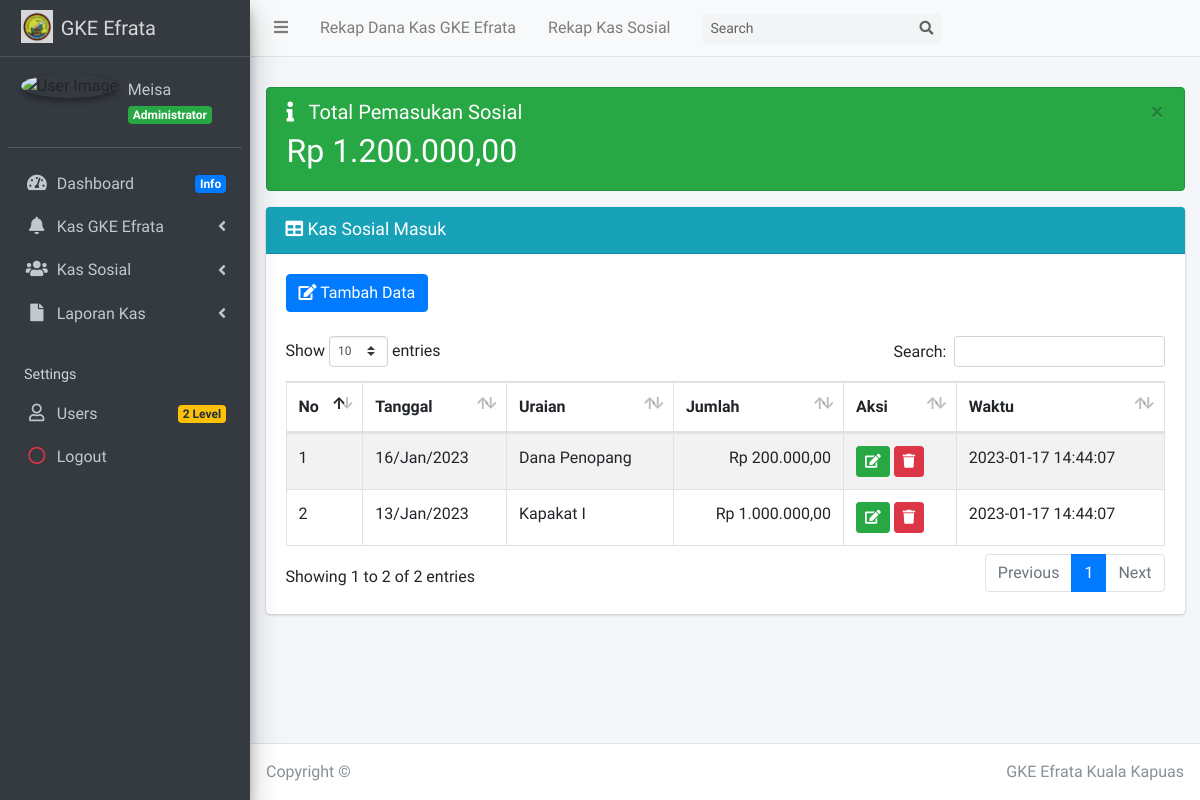
The page /?page=i_data_ks (signed in) on the database as committed earlier.
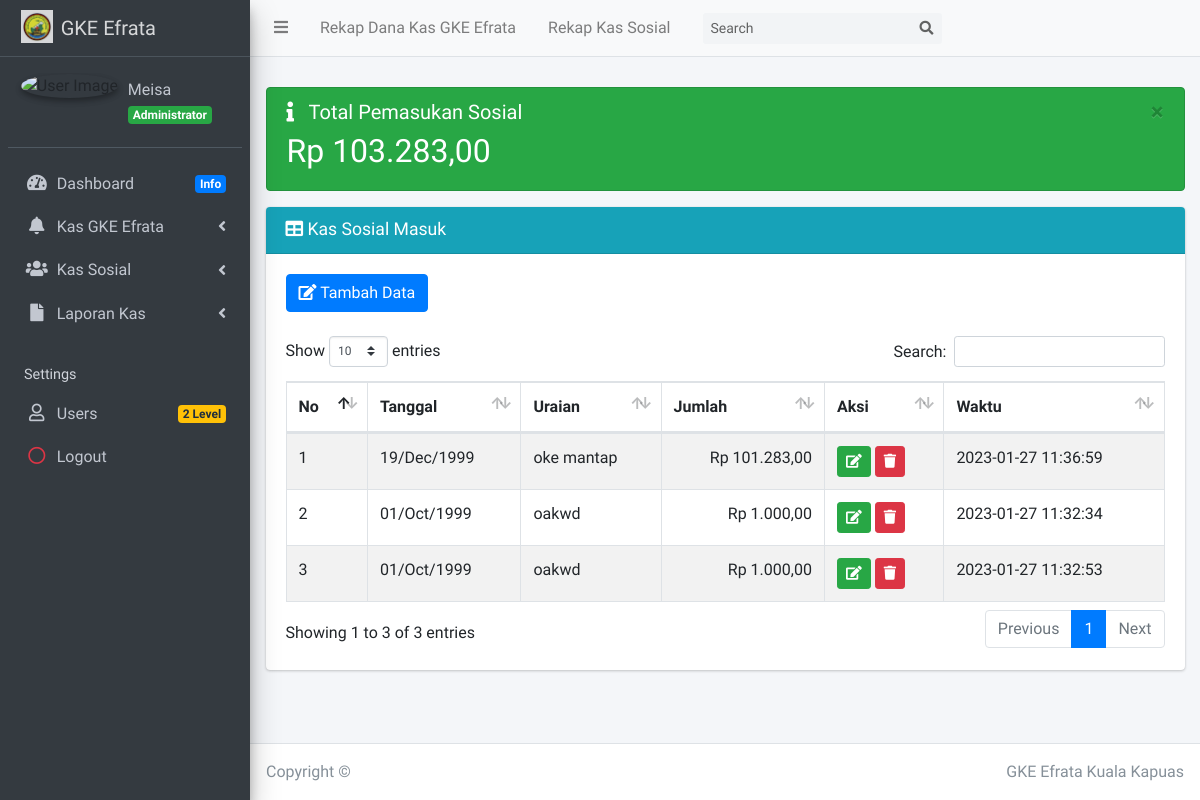
The same page on the database as committed later.
### tables this page shows
CREATE TABLE IF NOT EXISTS `dana_sosial` (
  `id_ds` int(11) NOT NULL AUTO_INCREMENT,
  `tgl_ds` date NOT NULL,
  `uraian_ds` varchar(200) NOT NULL,
  `masuk` int(11) NOT NULL,
  `keluar` int(11) NOT NULL,
  `jenis` enum('Masuk','Keluar') NOT NULL,
  `waktu` timestamp NOT NULL DEFAULT CURRENT_TIMESTAMP ON UPDATE CURRENT_TIMESTAMP,
  PRIMARY KEY (`id_ds`)
);

### inc/rupiah.php (called while the page is built)
<?php
function rupiah($angka){
	$hasil_rupiah = "Rp " . number_format($angka,2,',','.');
	return $hasil_rupiah;
}

### bendahara/sosial/in/data_kas.php (the view, shortened to what this page needs)
<div class="alert alert-success alert-dismissible">
	<button type="button" class="close" data-dismiss="alert" aria-hidden="true">&times;</button>
	<h5>
		<i class="icon fas fa-info"></i> Total Pemasukan Sosial</h5>
	<?php
    $sql = $koneksi->query("SELECT SUM(masuk) as tot_masuk  from dana_sosial where jenis='Masuk'");
    while ($data= $sql->fetch_assoc()) {
  ?>
	<h2>
		<?php echo rupiah($data['tot_masuk']); ?>
	</h2>
	<?php
    }
  ?>
</div>
<div class="card card-info">
	<div class="card-header">
		<h3 class="card-title">
			<i class="fa fa-table"></i> Kas Sosial Masuk</h3>
	</div>
	<div class="card-body">
		<div class="table-responsive">
			<div>
				<a href="?page=i_add_ks" class="btn btn-primary">
					<i class="fa fa-edit"></i> Tambah Data</a>
			</div>
			<br>
			<table id="example1" class="table table-bordered table-striped">
				<thead>
					<tr>
						<th>No</th>
						<th>Tanggal</th>
						<th>Uraian</th>
						<th>Jumlah</th>
						<th>Aksi</th>
						<th>Waktu</th>
					</tr>
				</thead>
				<tbody>
					<?php
              $no = 1;
              $sql = $koneksi->query("select * from dana_sosial where jenis='Masuk' order by tgl_ds desc");
              while ($data= $sql->fetch_assoc()) {
            ?>
					<tr>
						<td>
							<?php echo $no++; ?>
						</td>
						<td>
							<?php  $tgl = $data['tgl_ds']; echo date("d/M/Y", strtotime($tgl))?>
						</td>
						<td>
							<?php echo $data['uraian_ds']; ?>
						</td>
						<td align="right">
							<?php echo rupiah($data['masuk']); ?>
						</td>
						<td>
							<a href="?page=i_edit_ks&kode=<?php echo $data['id_ds']; ?>" title="Ubah" class="btn btn-success btn-sm">
								<i class="fa fa-edit"></i>
							</a>
							<a href="?page=i_del_ks&kode=<?php echo $data['id_ds']; ?>" onclick="return confirm('Apakah anda yakin hapus data ini ?')"
							 title="Hapus" class="btn btn-danger btn-sm">
								<i class="fa fa-trash"></i>
								<td>
							<?php echo $data['waktu']; ?>
						</td>
						</td>
					</tr>
					<?php
              }
            ?>
				</tbody>
			</table>
		</div>
	</div>

Rows that differ between the two databases and show on the page:
removed dana_sosial: tgl_ds "16/Jan/2023", uraian_ds "Dana Penopang", masuk "Rp 200.000,00", waktu "2023-01-17 14:44:07"
added dana_sosial: tgl_ds "19/Dec/1999", uraian_ds "oke mantap", masuk "Rp 101.283,00", waktu "2023-01-27 11:36:59"
changed dana_sosial (number 2 of 3 on the later page): tgl_ds "13/Jan/2023" → "01/Oct/1999"; uraian_ds "Kapakat I" → "oakwd"; masuk "Rp 1.000.000,00" → "Rp 1.000,00"; waktu "2023-01-17 14:44:07" → "2023-01-27 11:32:34"
added dana_sosial: tgl_ds "01/Oct/1999", uraian_ds "oakwd", masuk "Rp 1.000,00", waktu "2023-01-27 11:32:53"
Other text that changed with them:
text written by a page script: "Show entries Search: Showing 1 to 2 of 2 entries Previous 1 Next" → "Show entries Search: Showing 1 to 3 of 3 entries Previous 1 Next"
new list line: "Rp 103.283,00"
list line gone: "Rp 1.200.000,00"
